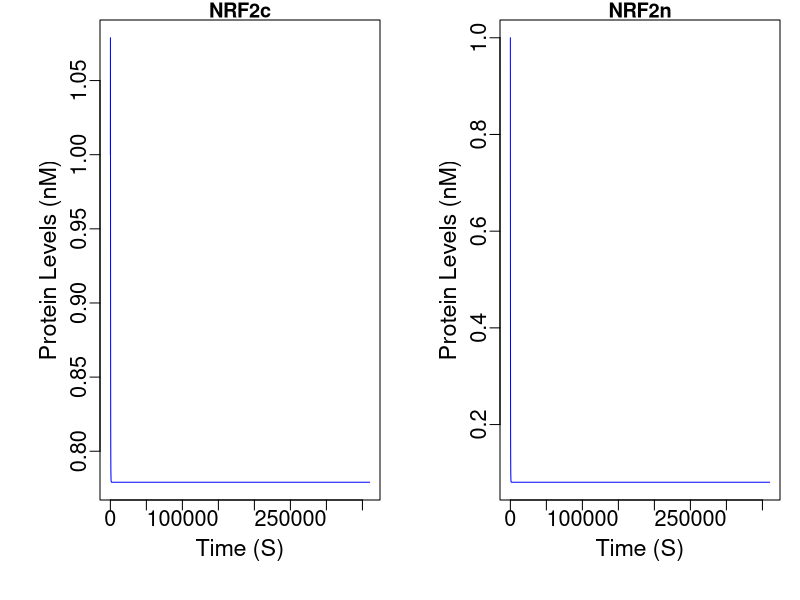
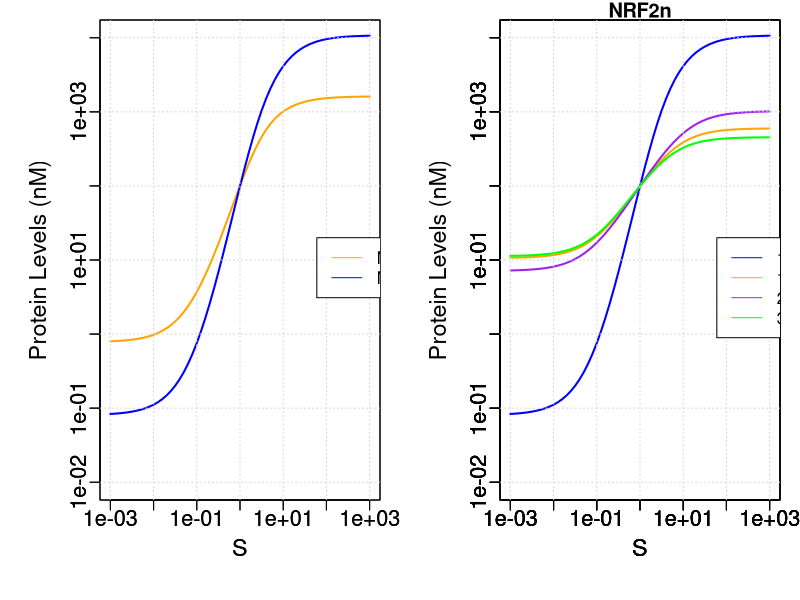
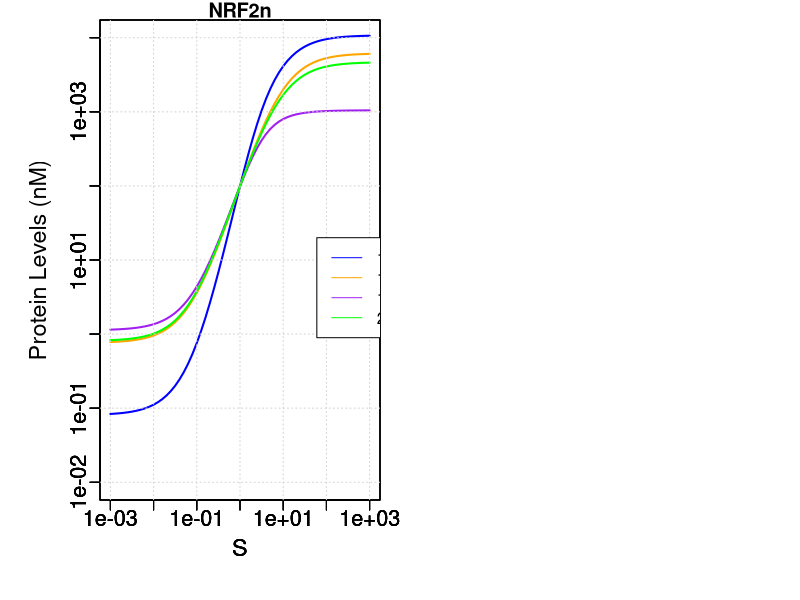

Here is the R script that generated these plots, in order:
## ---- chunk 1
# Load Package
library(deSolve)
## ---- chunk 2
## ---------------------------------
## Parameter values
## --------------------------------- 
parameters <- c(
  S = 0,
  k0 = 0.01,
  k1 = 1.42326,
  k2 = log(2)  / (10 * 60),
  k3 = log(2)  / (100 * 60),
  k4 = log(2) / (15 * 60),
  k5 = 0.00731656,
  Kd1 = 10,
  Kd2 = 0.1,
  Kd5 = 0.1,
  k6 = log(2) / (100 * 60),
  KEAP1tot = 11,
  Switch1 = 1, # To enable or disable signaling step 1
  Switch2 = 1, # To enable or disable signaling step 2
  Switch3 = 1  # To enable or disable signaling step 3 
)
## ----------------------------------
## Initial conditions
## ----------------------------------
y0 <- c(
  NRF2c 			  = 1,
  NRF2n 			  = 1
)
## ----------------------------------
## Differential equations to solve
## ----------------------------------
Model_II <- function(times, y, parms)
{
  with(as.list(c(y, parms)),
       {
         KEAP1 = KEAP1tot * Kd2 / (Kd2 + (S*Switch1+1-Switch1))
         #ODEs for the state variables
         dNRF2cdt		=  k0 + k1 * (S*Switch2+1-Switch2)/ (Kd1 + (S*Switch2+1-Switch2)) - k2 * KEAP1 * NRF2c - k4 * NRF2c + k5 * Kd5 / (Kd5 + (S*Switch3+1-Switch3)) * NRF2n - k3 * NRF2c
         dNRF2ndt		=  k4 * NRF2c - k5 * Kd5 / (Kd5 + (S*Switch3+1-Switch3)) * NRF2n - k6 * NRF2n
         #Return simulated value of Y at each time step
         list(c(dNRF2cdt, dNRF2ndt)); #They need to follow the same order as the ODEs
       })
}

## ----------------------------------
## Run simulation
## ----------------------------------
#Time span of simulation
tspan <- seq(0, 360000, by = 100)
#Call the lsoda function to numerically solve the ODEs
output <- lsoda(y = y0, times = tspan, func = Model_II, parms = parameters)
#Optional: show the result of the first 6 time steps
head(output)
## ---- chunk 3
## ----------------------------------
## Plotting simulation results
## ----------------------------------
par(mar = c(5, 5, 1, 1), mgp = c(2, 0.5, 0)) # mar(figure margins):bottom, left, top, right; mgp(label position): distance from label, scale, tick marks to plot 
plot(output, xlab = "Time (S)", ylab = "Protein Levels (nM)", las=0.5, cex.lab=1.4, cex.axis=1.3, col="blue")
## ---- chunk 4
## Dose Response (Fig. 3B)
## -------------------------------------
logdose <- seq(-3,3, by = 0.1)
dose <- 10^logdose

NRF2c_ss <- c()  #A vector to hold steady-state NRF2c values
NRF2n_ss <- c()  #A vector to hold steady-state NRF2n values

for( i in dose)
{
  parameters["S"]=i
  output <- lsoda(y = y0, times = tspan, func = Model_II, parms = parameters)
  lastpoint_index <- length(output[,"time"])
  NRF2c_ss <- c(NRF2c_ss,output[lastpoint_index,"NRF2c"])
  NRF2n_ss <- c(NRF2n_ss,output[lastpoint_index,"NRF2n"])
}

plot(dose, NRF2c_ss, log="xy", xlim = c(0.001, 1000), ylim = c(0.01, 10000), xlab="S", ylab ="", cex.lab =1.4, cex.axis=1.3, las=0.5, lwd = 2, type="l", pch=20, col="orange") 

par(new=TRUE)
plot(dose, NRF2n_ss, log="xy", xlim = c(0.001, 1000), ylim = c(0.01, 10000), xlab="S", ylab ="", cex.lab =1.4, cex.axis=1.3, las=0.5, lwd = 2, type="l", pch=20, col="blue") 

title(ylab="Protein Levels (nM)", line=2.5, cex.lab=1.4)
grid()
legend(60,20, legend=c("NRF2c","NRF2n"), col=c("orange","blue") , lty=1, cex=1)

## ---- chunk 5
# default curve
plot(dose, NRF2n_ss, log="xy", xlim = c(0.001, 1000), ylim = c(0.01, 10000), xlab="S", ylab ="", cex.lab =1.4, cex.axis=1.3, las=0.5, lwd = 2, type="l", pch=20, col="blue") 
title(main = "NRF2n")


# To disable signaling steps 2 and 3
logdose <- seq(-3,3, by = 0.1)
dose <- 10^logdose
parameters["Switch1"]= 1  # default=1
parameters["Switch2"]= 0  # default=1
parameters["Switch3"]= 0  # default=1
NRF2n_ss <- c() 
for( i in dose)
{
  parameters["S"]=i
  output <- lsoda(y = y0, times = tspan, func = Model_II, parms = parameters)
  lastpoint_index <- length(output[,"time"])
  NRF2n_ss <- c(NRF2n_ss,output[lastpoint_index,"NRF2n"])
}

par(new=TRUE)
plot(dose, NRF2n_ss, log="xy", xlim = c(0.001, 1000), ylim = c(0.01, 10000), xlab="S", ylab ="", cex.lab =1.4, cex.axis=1.3, las=0.5, lwd = 2, type="l", pch=20, col="orange") 



# To disable signaling steps 1 and 3
logdose <- seq(-3,3, by = 0.1)
dose <- 10^logdose
parameters["Switch1"]= 0  # default=1
parameters["Switch2"]= 1  # default=1
parameters["Switch3"]= 0  # default=1
NRF2n_ss <- c() 
for( i in dose)
{
  parameters["S"]=i
  output <- lsoda(y = y0, times = tspan, func = Model_II, parms = parameters)
  lastpoint_index <- length(output[,"time"])
  NRF2n_ss <- c(NRF2n_ss,output[lastpoint_index,"NRF2n"])
}

par(new=TRUE)
plot(dose, NRF2n_ss, log="xy", xlim = c(0.001, 1000), ylim = c(0.01, 10000), xlab="S", ylab ="", cex.lab =1.4, cex.axis=1.3, las=0.5, lwd = 2, type="l", pch=20, col="purple") 


# To disable signaling steps 1 and 2
logdose <- seq(-3,3, by = 0.1)
dose <- 10^logdose
parameters["Switch1"]= 0  # default=1
parameters["Switch2"]= 0  # default=1
parameters["Switch3"]= 1  # default=1
NRF2n_ss <- c() 
for( i in dose)
{
  parameters["S"]=i
  output <- lsoda(y = y0, times = tspan, func = Model_II, parms = parameters)
  lastpoint_index <- length(output[,"time"])
  NRF2n_ss <- c(NRF2n_ss,output[lastpoint_index,"NRF2n"])
}

par(new=TRUE)
plot(dose, NRF2n_ss, log="xy", xlim = c(0.001, 1000), ylim = c(0.01, 10000), xlab="S", ylab ="", cex.lab =1.4, cex.axis=1.3, las=0.5, lwd = 2, type="l", pch=20, col="green") 
title(ylab="Protein Levels (nM)", line=2.5, cex.lab=1.4)
grid()
legend(60,20, legend=c("1+2+3","1","2","3"), col=c("blue","orange","purple","green") , lty=1, cex=1)
## ---- chunk 6
## Dose Response (Fig. 3D)
## -------------------------------------
## default curve
logdose <- seq(-3,3, by = 0.1)
dose <- 10^logdose
parameters["Switch1"]= 1  # default=1
parameters["Switch2"]= 1  # default=1
parameters["Switch3"]= 1  # default=1
NRF2n_ss <- c() 
for( i in dose)
{
  parameters["S"]=i
  output <- lsoda(y = y0, times = tspan, func = Model_II, parms = parameters)
  lastpoint_index <- length(output[,"time"])
  NRF2n_ss <- c(NRF2n_ss,output[lastpoint_index,"NRF2n"])
}

plot(dose, NRF2n_ss, log="xy", xlim = c(0.001, 1000), ylim = c(0.01, 10000), xlab="S", ylab ="", cex.lab =1.4, cex.axis=1.3, las=0.5, lwd = 2, type="l", pch=20, col="blue") 
title(main = "NRF2n")



# To disable signaling step 3
logdose <- seq(-3,3, by = 0.1)
dose <- 10^logdose
parameters["Switch1"]= 1  # default=1
parameters["Switch2"]= 1  # default=1
parameters["Switch3"]= 0  # default=1
NRF2n_ss <- c() 
for( i in dose)
{
  parameters["S"]=i
  output <- lsoda(y = y0, times = tspan, func = Model_II, parms = parameters)
  lastpoint_index <- length(output[,"time"])
  NRF2n_ss <- c(NRF2n_ss,output[lastpoint_index,"NRF2n"])
}

par(new=TRUE)
plot(dose, NRF2n_ss, log="xy", xlim = c(0.001, 1000), ylim = c(0.01, 10000), xlab="S", ylab ="", cex.lab =1.4, cex.axis=1.3, las=0.5, lwd = 2, type="l", pch=20, col="orange") 



# To disable signaling step 2
logdose <- seq(-3,3, by = 0.1)
dose <- 10^logdose
parameters["Switch1"]= 1  # default=1
parameters["Switch2"]= 0  # default=1
parameters["Switch3"]= 1  # default=1
NRF2n_ss <- c() 
for( i in dose)
{
  parameters["S"]=i
  output <- lsoda(y = y0, times = tspan, func = Model_II, parms = parameters)
  lastpoint_index <- length(output[,"time"])
  NRF2n_ss <- c(NRF2n_ss,output[lastpoint_index,"NRF2n"])
}

par(new=TRUE)
plot(dose, NRF2n_ss, log="xy", xlim = c(0.001, 1000), ylim = c(0.01, 10000), xlab="S", ylab ="", cex.lab =1.4, cex.axis=1.3, las=0.5, lwd = 2, type="l", pch=20, col="purple") 



# To disable signaling step 1
logdose <- seq(-3,3, by = 0.1)
dose <- 10^logdose
parameters["Switch1"]= 0  # default=1
parameters["Switch2"]= 1  # default=1
parameters["Switch3"]= 1  # default=1
NRF2n_ss <- c() 
for( i in dose)
{
  parameters["S"]=i
  output <- lsoda(y = y0, times = tspan, func = Model_II, parms = parameters)
  lastpoint_index <- length(output[,"time"])
  NRF2n_ss <- c(NRF2n_ss,output[lastpoint_index,"NRF2n"])
}

par(new=TRUE)
plot(dose, NRF2n_ss, log="xy", xlim = c(0.001, 1000), ylim = c(0.01, 10000), xlab="S", ylab ="", cex.lab =1.4, cex.axis=1.3, las=0.5, lwd = 2, type="l", pch=20, col="green") 
title(ylab="Protein Levels (nM)", line=2.5, cex.lab=1.4)
grid()
legend(60,20, legend=c("1+2+3","1+2","1+3","2+3"), col=c("blue","orange","purple","green") , lty=1, cex=1)
